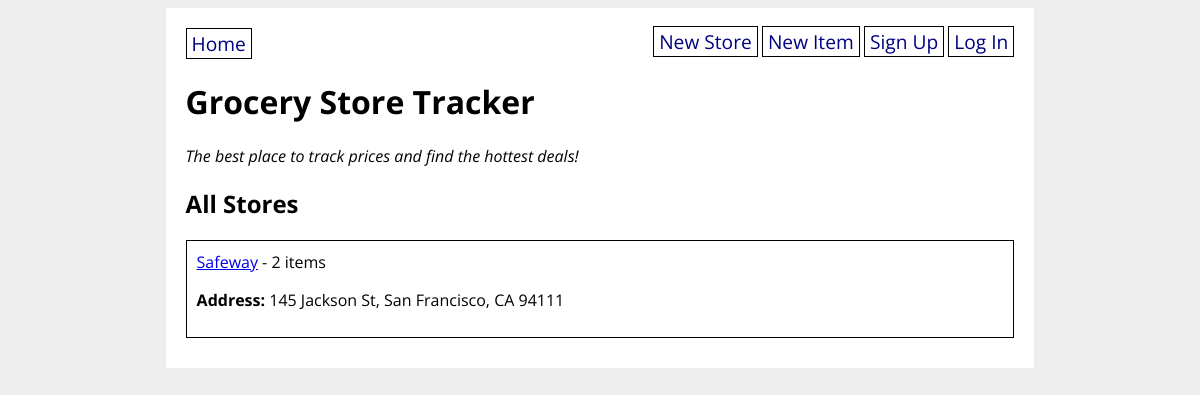
The page / on the database its author committed.
### grocery_app/models.py (models this page shows, shortened)
class GroceryStore(db.Model):
    id = db.Column(db.Integer, primary_key=True)
    title = db.Column(db.String(80), nullable=False)
    address = db.Column(db.String(200), nullable=False)
    created_by = db.relationship('User')
    created_by_id = db.Column(db.Integer, db.ForeignKey('user.id'))
    items = db.relationship('GroceryItem', back_populates='store')

### grocery_app/routes.py (the view)
@main.route('/')
def homepage():
    all_stores = GroceryStore.query.all()
    print(all_stores)
    return render_template('home.html', all_stores=all_stores)

### grocery_app/templates/home.html
{% extends 'base.html' %}
{% block content %}
<h1>Grocery Store Tracker</h1>
<p><em>The best place to track prices and find the hottest deals!</em></p>
<h2>All Stores</h2>
{% for store in all_stores %}
<div class="store">
    <a href="/store/{{ store.id }}">{{ store.title }}</a> -
    {{ store.items|length }} items
    <p><strong>Address:</strong> {{ store.address }}</p>
</div>
{% endfor %}
{% endblock %}

### grocery_app/templates/base.html (shortened to what this page needs)
<!DOCTYPE html>
<html>
    <head>
        <link rel="stylesheet" href="/static/style.css">
    </head>
    <body>
        <div id="content">
            <nav>
                <a href="/">Home</a>
                <div>
                    <a href="/new_store">New Store</a>
                    <a href="/new_item">New Item</a>
                    {% if current_user.is_authenticated %}
                    <a href="/logout">Log Out</a>
                    <a href="/shopping_list">Shopping List</a>
                    {% else %}
                    <a href="/signup">Sign Up</a>
                    <a href="login">Log In</a>
                    {% endif %}
                </div>
            </nav>
            {% block content %}{% endblock %}
        </div>
    </body>
</html>

### grocery_app/static/style.css (style rules this page uses)
body { display: flex; flex-direction: column; align-items: center; background-color: #eee; font-family: 'Open Sans', sans-serif; }
#content { width: 70%; background-color: white; padding: 20px; }
nav { width: 100%; display: flex; flex-direction: row; justify-content: space-between; }
nav a { color: navy; text-decoration: none; border: 1px solid black; padding: 1px 5px; font-size: 1.2em; }
div.store { border: 1px solid black; padding: 10px; margin-bottom: 10px; }

### rows shown on the page
GroceryStore: title "Safeway", items|length "2", address "145 Jackson St, San Francisco, CA 94111"
